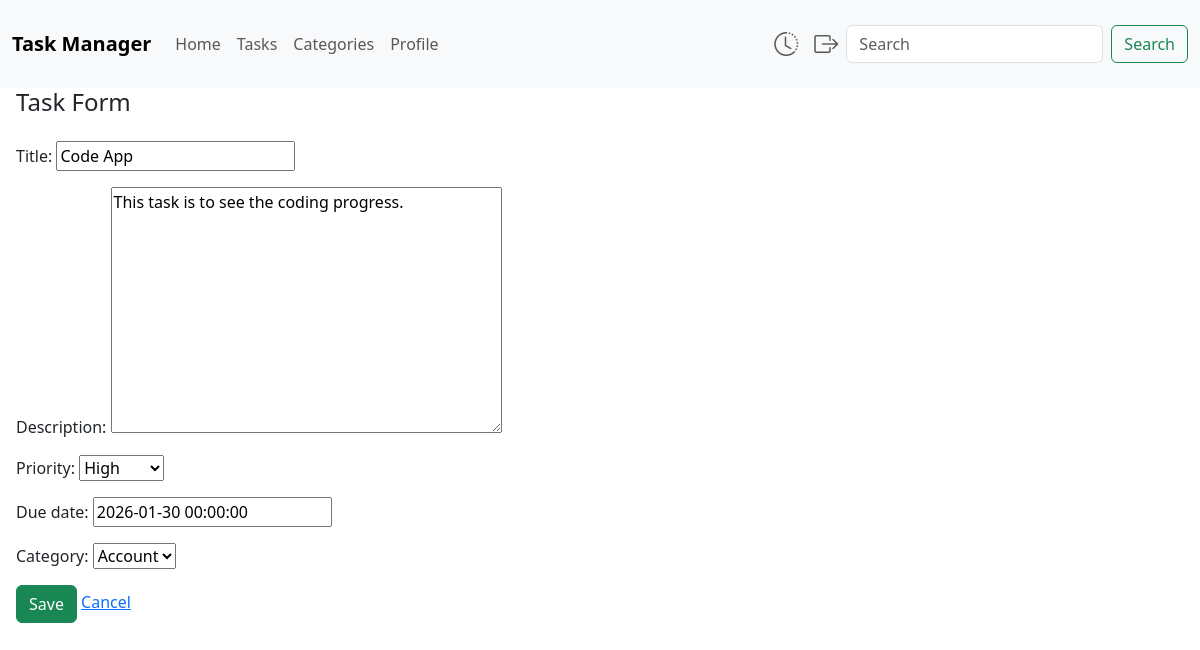
The page /tasks/10/update/ (signed in) on the database its author committed.
### tasks/models.py (models this page shows, shortened)
class Task(models.Model):
    STATUS_CHOICES = (
        ('pending', 'Pending'),
        ('completed', 'Completed'),
    )
    PRIORITY_CHOICES = (
        ('low', 'Low'),
        ('medium', 'Medium'),
        ('high', 'High'),
    )
    title = models.CharField(max_length=50)
    description = models.TextField(blank=True, null=True)
    status = models.CharField(max_length=10, choices=STATUS_CHOICES, default = 'pending')
    priority = models.CharField(max_length=10, choices=PRIORITY_CHOICES, default= 'low')
    due_date = models.DateTimeField(blank=True,null=True)
    category = models.ForeignKey(Category, related_name='tasks', on_delete=models.CASCADE)
    created_at = models.DateTimeField(auto_now_add=True)
    updated_at = models.DateTimeField(auto_now=True)

### tasks/views.py (the view)
# urls.py: path("<int:id>/update/", views.task_update, name="task_update"),
@login_required
def task_update(request, id):
    if request.user.profile.role == "admin":
        task = get_object_or_404(Task, pk =id)
    else:
        task = get_object_or_404(Task, pk=id, category__user=request.user)
    if request.method == "POST":
        form = TaskForm(request.POST, instance=task, user=request.user)
        if form.is_valid():
            form.save()
            return redirect("task_list")
    else:
        form = TaskForm(instance=task, user=request.user)
    return render(request,"create/task_form.html",{"form":form})

### tasks/forms.py
class TaskForm(forms.ModelForm):
    class Meta:
        model = Task
        fields = [
            "title",
            "description",
            "priority",
            "due_date",
            "category",
        ]
    def __init__(self, *args, **kwargs):
        user = kwargs.pop("user")
        super().__init__ (*args,**kwargs)
        self.fields["category"].queryset = Category.objects.filter(user = user)

### category/models.py (called while the page is built)
    def __str__(self):
        return self.name

### templates/create/task_form.html (shortened to what this page needs)
{% extends "base/base.html" %}
{% block content %}
<h4 class="mb-4">Task Form</h4>
<form method="post">
    {{form.as_p}}
    <button type="submit" class="btn btn-success">Save</button>
    <a href="{% url "task_list" %}" class="btn-secondary">Cancel</a>
</form>
{% endblock content %}

### rows shown on the page
Task: title "Code App", description "This task is to see the coding progress.", priority "High", due_date "2026-01-30 00:00:00", category "Account"
